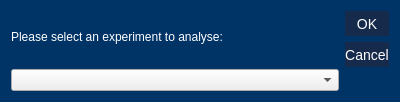
<?xml version="1.0" encoding="UTF-8"?>
<ui version="4.0">
 <class>Dialog</class>
 <widget class="QDialog" name="Dialog">
  <property name="geometry">
   <rect>
    <x>0</x>
    <y>0</y>
    <width>400</width>
    <height>102</height>
   </rect>
  </property>
  <property name="windowTitle">
   <string>Dialog</string>
  </property>
  <property name="styleSheet">
   <string notr="true">QPushButton{
	color: White;
	background-color: rgba(22, 42, 75 , 255);
	border: none;
	font-size: 14px;
 	text-align: center;
     display: inline-block;
	min-height: 25;
	min-width: 40;
}

QPushButton:hover{
	background-color:  rgba(15, 35, 68 , 255);
}

QPushButton:pressed{
	background-color:  rgba(8, 28, 61 , 255);
}

QPushButton:disabled{
	background-color:  rgba(40, 60, 100 , 255);
}

QTableView, QListView{
	color: White;
	background-color: rgba(77, 77, 77, 128)
}

QLabel{
	color:White;
}

QProgressBar {
	color: White;
    border: 1px solid grey;
    background-color: rgb(10, 60, 110);
 }

 QProgressBar::chunk {
     background-color: rgba(77, 77, 77, 128);
 }

QMainWindow{
	background-color: rgb(0, 51, 102);
}

QDialog{
	background-color: rgb(0, 51, 102);
}

QCheckBox:unchecked{ color: red; }</string>
  </property>
  <layout class="QHBoxLayout" name="horizontalLayout">
   <item>
    <layout class="QVBoxLayout" name="VBoxLayout">
     <item>
      <widget class="QLabel" name="label">
       <property name="text">
        <string>Please select an experiment to analyse:</string>
       </property>
      </widget>
     </item>
     <item>
      <widget class="QComboBox" name="cbx_exp"/>
     </item>
     <item>
      <layout class="QVBoxLayout" name="vb_channels"/>
     </item>
    </layout>
   </item>
   <item>
    <widget class="QDialogButtonBox" name="buttonBox">
     <property name="orientation">
      <enum>Qt::Vertical</enum>
     </property>
     <property name="standardButtons">
      <set>QDialogButtonBox::Cancel|QDialogButtonBox::Ok</set>
     </property>
    </widget>
   </item>
  </layout>
 </widget>
 <resources/>
 <connections>
  <connection>
   <sender>buttonBox</sender>
   <signal>accepted()</signal>
   <receiver>Dialog</receiver>
   <slot>accept()</slot>
   <hints>
    <hint type="sourcelabel">
     <x>248</x>
     <y>254</y>
    </hint>
    <hint type="destinationlabel">
     <x>157</x>
     <y>274</y>
    </hint>
   </hints>
  </connection>
  <connection>
   <sender>buttonBox</sender>
   <signal>rejected()</signal>
   <receiver>Dialog</receiver>
   <slot>reject()</slot>
   <hints>
    <hint type="sourcelabel">
     <x>316</x>
     <y>260</y>
    </hint>
    <hint type="destinationlabel">
     <x>286</x>
     <y>274</y>
    </hint>
   </hints>
  </connection>
 </connections>
</ui>
